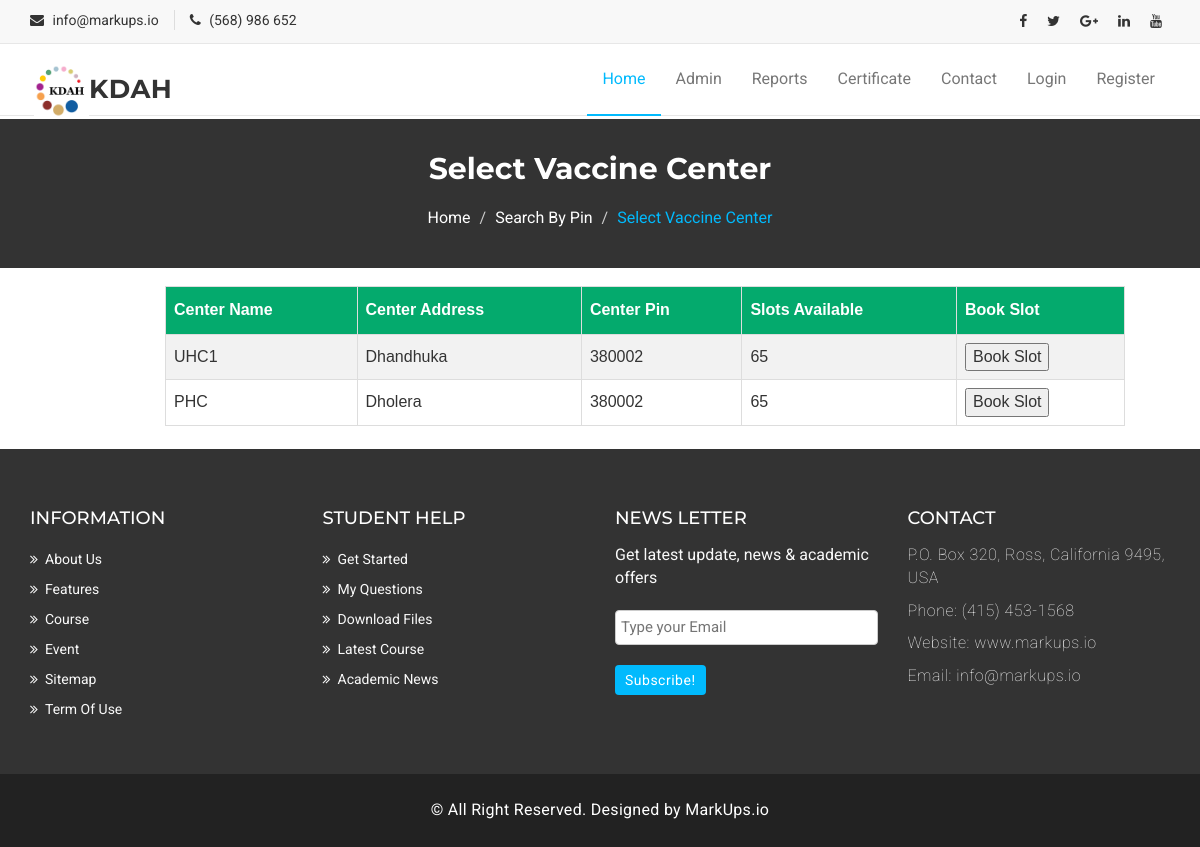
/searchpincontroller.php?pin=380002, run on the app's committed database.
### tables this page shows
CREATE TABLE `vaccinecenters` (
  `ID` int(11) NOT NULL,
  `center_name` varchar(500) NOT NULL,
  `center_address` varchar(500) NOT NULL,
  `center_pin` int(11) NOT NULL,
  `center_district_name` varchar(500) NOT NULL,
  `slots_available` int(11) NOT NULL
);

### searchpincontroller.php (the view, shortened to what this page needs)
<!DOCTYPE html>
<html lang="en">
  <head>
    <link href="assets/css/font-awesome.css" rel="stylesheet">
    <link href="assets/css/bootstrap.css" rel="stylesheet">
    <link rel="stylesheet" type="text/css" href="assets/css/slick.css">
    <link rel="stylesheet" href="assets/css/jquery.fancybox.css" type="text/css" media="screen" />
    <link id="switcher" href="assets/css/theme-color/default-theme.css" rel="stylesheet">
    <link href="assets/css/style.css" rel="stylesheet">
  </head>
  <body>
  <header id="mu-header">
    <div class="container">
      <div class="row">
        <div class="col-lg-12 col-md-12">
          <div class="mu-header-area">
            <div class="row">
              <div class="col-lg-6 col-md-6 col-sm-6 col-xs-6">
                <div class="mu-header-top-left">
                  <div class="mu-top-email">
                    <i class="fa fa-envelope"></i>
                    <span>info@markups.io</span>
                  </div>
                  <div class="mu-top-phone">
                    <i class="fa fa-phone"></i>
                    <span>(568) 986 652</span>
                  </div>
                </div>
              </div>
              <div class="col-lg-6 col-md-6 col-sm-6 col-xs-6">
                <div class="mu-header-top-right">
                  <nav>
                    <ul class="mu-top-social-nav">
                      <li><a href="#"><span class="fa fa-facebook"></span></a></li>
                      <li><a href="#"><span class="fa fa-twitter"></span></a></li>
                      <li><a href="#"><span class="fa fa-google-plus"></span></a></li>
                      <li><a href="#"><span class="fa fa-linkedin"></span></a></li>
                      <li><a href="#"><span class="fa fa-youtube"></span></a></li>
                    </ul>
                  </nav>
                </div>
              </div>
            </div>
          </div>
        </div>
      </div>
    </div>
  </header>
  <section id="mu-menu">
    <nav class="navbar navbar-default" role="navigation">
      <div class="container">
        <div class="navbar-header">
          <a class="navbar-brand" href="index.php"><span><img src="kdah.png" width="55px">KDAH</span></a>
        </div>
        <div id="navbar" class="navbar-collapse collapse">
          <ul id="top-menu" class="nav navbar-nav navbar-right main-nav">
            <li class="active"><a href="index.php">Home</a></li>
              <li><a href="adminlogin.php">Admin</a></li>
            <li><a href="report.php">Reports</a></li>
              <li><a href="certificate.php">Certificate</a></li>
            <li><a href="contact.php">Contact</a></li>
            <?php
              if(!(isset($_SESSION['username']))) {
                echo "<li><a href='login.php'>Login</a></li>";
                echo "<li><a href='register.php'>Register</a></li>";
              }
              else {
                echo "<li><a href='index.php'>Hi!, ".$_SESSION['username']."</a></li>";
                echo "<li><a href='logout.php'>Logout</a></li>";
              }
            ?>
          </ul>
        </div>
      </div>
    </nav>
  </section>
  <br>
  <section id="mu-page-breadcrumb" style="margin-top: 3px;">
   <div class="container">
     <div class="row">
       <div class="col-md-12">
         <div class="mu-page-breadcrumb-area">
           <h2>Select Vaccine Center</h2>
           <ol class="breadcrumb">
            <li><a href="index.php">Home</a></li>
            <li><a href="searchpin.php">Search By Pin</a></li>
            <li class="active">Select Vaccine Center</li>
          </ol>
         </div>
       </div>
     </div>
   </div>
 </section>
 <br>
<div>
<?php
$servername = "localhost";
$username = "root";
$password = "";
$conn = mysqli_connect($servername, $username, $password,"vaccineregistration");
$pin=$_GET['pin'];
$query = " SELECT * FROM `vaccinecenters` WHERE center_pin='$pin' ";
$result=$conn->query($query);
if(mysqli_num_rows($result)>0)
{
     echo "<table id='customers'>";
     echo "<tr>";
     echo "<th>Center Name</th>";
     echo "<th>Center Address</th>";
     echo "<th>Center Pin</th>";
     echo "<th>Slots Available</th>";
     echo "<th>Book Slot</th>";
     echo "</tr>";
     while($row = $result->fetch_assoc()) {
        echo "<tr>";
        echo "<td>";
        echo $row["center_name"];
        echo "</td>";
         echo "<td>";
        echo $row["center_address"];
        echo "</td>";
         echo "<td>";
        echo $row["center_pin"];
        echo "</td>";
         echo "<td>";
        echo $row["slots_available"];
        echo "</td>";
        echo "<td>";
        echo "<form action='bookslotpin.php'>";
            echo "<button>Book Slot</button>";
        echo "</form>";
        echo "</td>";
         echo  "</tr>";
    }
     echo "</table>";
}
?>
</div>
<br>
  <footer id="mu-footer">
    <div class="mu-footer-top">
      <div class="container">
        <div class="mu-footer-top-area">
          <div class="row">
            <div class="col-lg-3 col-md-3 col-sm-3">
              <div class="mu-footer-widget">
                <h4>Information</h4>
                <ul>
                  <li><a href="#">About Us</a></li>
                  <li><a href="">Features</a></li>
                  <li><a href="">Course</a></li>
                  <li><a href="">Event</a></li>
                  <li><a href="">Sitemap</a></li>
                  <li><a href="">Term Of Use</a></li>
                </ul>
              </div>
            </div>
            <div class="col-lg-3 col-md-3 col-sm-3">
              <div class="mu-footer-widget">
                <h4>Student Help</h4>
                <ul>
                  <li><a href="">Get Started</a></li>
                  <li><a href="#">My Questions</a></li>
                  <li><a href="">Download Files</a></li>
                  <li><a href="">Latest Course</a></li>
                  <li><a href="">Academic News</a></li>
                </ul>
              </div>
            </div>
            <div class="col-lg-3 col-md-3 col-sm-3">
              <div class="mu-footer-widget">
                <h4>News letter</h4>
                <p>Get latest update, news & academic offers</p>
                <form class="mu-subscribe-form">
                  <input type="email" placeholder="Type your Email">
                  <button class="mu-subscribe-btn" type="submit">Subscribe!</button>
                </form>
              </div>
            </div>
            <div class="col-lg-3 col-md-3 col-sm-3">
              <div class="mu-footer-widget">
                <h4>Contact</h4>
                <address>
                  <p>P.O. Box 320, Ross, California 9495, USA</p>
                  <p>Phone: (415) 453-1568 </p>
                  <p>Website: www.markups.io</p>
                  <p>Email: info@markups.io</p>
                </address>
              </div>
            </div>
          </div>
        </div>
      </div>
    </div>
    <div class="mu-footer-bottom">
      <div class="container">
        <div class="mu-footer-bottom-area">
          <p>&copy; All Right Reserved. Designed by <a href="http://www.markups.io/" rel="nofollow">MarkUps.io</a></p>
        </div>
      </div>
    </div>
  </footer>
  </body>
</html>

### assets/css/theme-color/default-theme.css (style rules this page uses)
#mu-menu .navbar-default .navbar-nav > .active > a, #mu-menu .navbar-default .navbar-nav > .active > a:hover, #mu-menu .navbar-default .navbar-nav > .active > a:focus { color: #01bafd; border-bottom: 2px solid #01bafd; background-color: transparent; }
#mu-page-breadcrumb .mu-page-breadcrumb-area .breadcrumb .active { color: #01bafd; }
#mu-footer .mu-footer-top .mu-footer-top-area .mu-footer-widget .mu-subscribe-form .mu-subscribe-btn { background-color: #01bafd; }

### searchpincontroller.php (style rules this page uses)
#customers { font-family: Arial, Helvetica, sans-serif; border-collapse: collapse; width: 80%; margin-left: 165px; margin-top: 240px; }
#customers td, #customers th { border: 1px solid #ddd; padding: 8px; }
#customers tr:nth-child(even) { background-color: #f2f2f2; }
#customers th { padding-top: 12px; padding-bottom: 12px; text-align: left; background-color: #04AA6D; color: white; }

### data on the page
vaccinecenters: center_name "UHC1", center_address "Dhandhuka", center_pin "380002", slots_available "65"
vaccinecenters: center_name "PHC", center_address "Dholera", center_pin "380002", slots_available "65"
